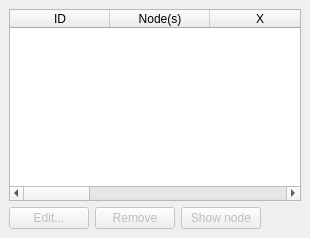
  <widget class="QDockWidget" name="dockWidget_anchorPoints">
   <property name="windowTitle">
    <string>Anchor Points</string>
   </property>
   <attribute name="dockWidgetArea">
    <number>2</number>
   </attribute>
   <widget class="QWidget" name="dockWidgetContents_anchorPoints">
    <layout class="QVBoxLayout" name="verticalLayout_anchorPoints">
     <item>
      <widget class="QTableWidget" name="tableWidget_anchors">
       <property name="selectionMode">
        <enum>QAbstractItemView::ExtendedSelection</enum>
       </property>
       <property name="selectionBehavior">
        <enum>QAbstractItemView::SelectRows</enum>
       </property>
       <property name="editTriggers">
        <set>QAbstractItemView::NoEditTriggers</set>
       </property>
       <column>
        <property name="text">
         <string>ID</string>
        </property>
       </column>
       <column>
        <property name="text">
         <string>Node(s)</string>
        </property>
       </column>
       <column>
        <property name="text">
         <string>X</string>
        </property>
       </column>
       <column>
        <property name="text">
         <string>Y</string>
        </property>
       </column>
       <column>
        <property name="text">
         <string>Z</string>
        </property>
       </column>
       <column>
        <property name="text">
         <string>σ X/Y</string>
        </property>
       </column>
       <column>
        <property name="text">
         <string>σ Z</string>
        </property>
       </column>
       <column>
        <property name="text">
         <string>Residual</string>
        </property>
       </column>
      </widget>
     </item>
     <item>
      <layout class="QHBoxLayout" name="horizontalLayout_anchorButtons">
       <item>
        <widget class="QPushButton" name="pushButton_anchorEdit">
         <property name="enabled">
          <bool>false</bool>
         </property>
         <property name="text">
          <string>Edit...</string>
         </property>
        </widget>
       </item>
       <item>
        <widget class="QPushButton" name="pushButton_anchorRemove">
         <property name="enabled">
          <bool>false</bool>
         </property>
         <property name="text">
          <string>Remove</string>
         </property>
        </widget>
       </item>
       <item>
        <widget class="QPushButton" name="pushButton_anchorShow">
         <property name="enabled">
          <bool>false</bool>
         </property>
         <property name="toolTip">
          <string>Show the first observing node in the other views and zoom the Graph view onto it</string>
         </property>
         <property name="text">
          <string>Show node</string>
         </property>
        </widget>
       </item>
       <item>
        <spacer name="horizontalSpacer_anchorButtons">
         <property name="orientation">
          <enum>Qt::Horizontal</enum>
         </property>
         <property name="sizeHint" stdset="0">
          <size>
           <width>40</width>
           <height>20</height>
          </size>
         </property>
        </spacer>
       </item>
      </layout>
     </item>
    </layout>
   </widget>
  </widget>
